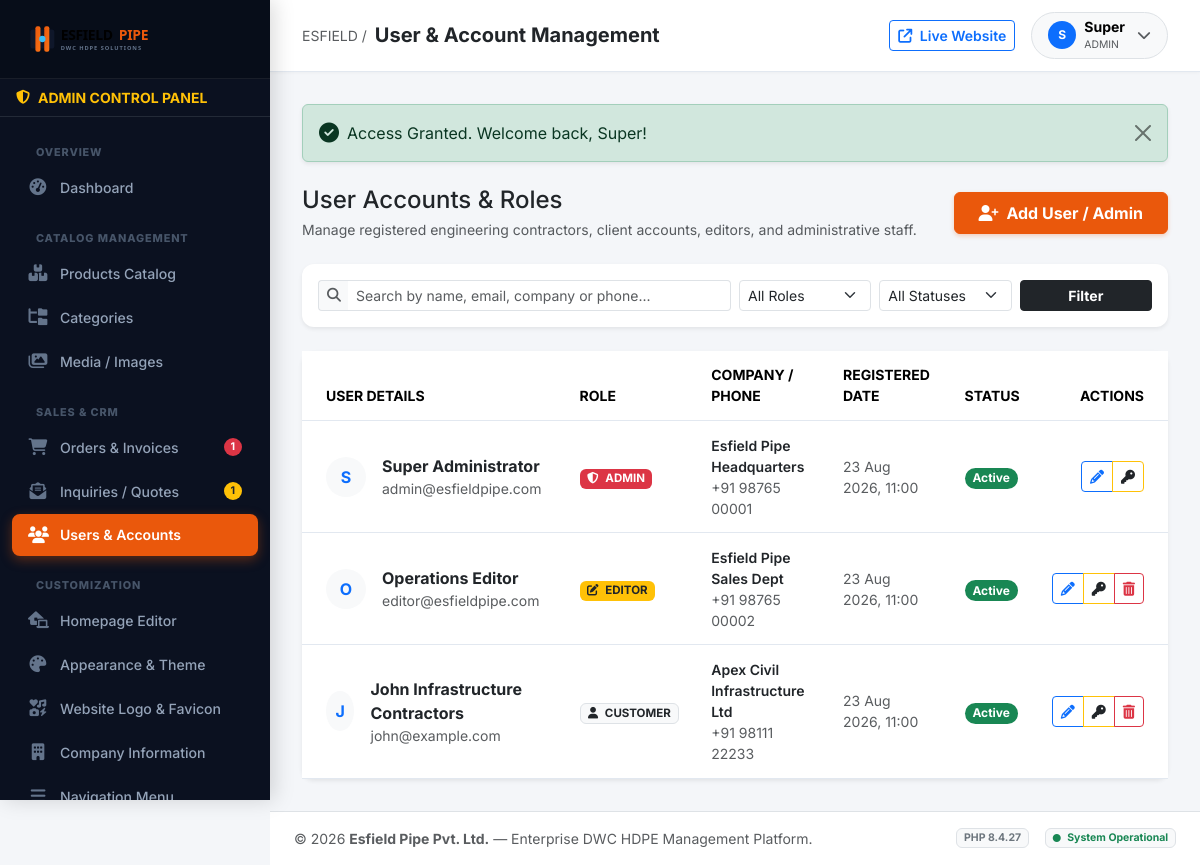
The page /admin/users.php (signed in) on the database its author committed.
### tables this page shows
CREATE TABLE `users` (
    `id` INT AUTO_INCREMENT PRIMARY KEY,
    `name` VARCHAR(100) NOT NULL,
    `email` VARCHAR(150) NOT NULL UNIQUE,
    `password` VARCHAR(255) NOT NULL,
    `role` ENUM('admin', 'editor', 'customer') DEFAULT 'customer',
    `phone` VARCHAR(20) NULL,
    `company_name` VARCHAR(150) NULL,
    `gstin` VARCHAR(30) NULL,
    `address` TEXT NULL,
    `city` VARCHAR(100) NULL,
    `state` VARCHAR(100) NULL,
    `pincode` VARCHAR(20) NULL,
    `status` ENUM('active', 'blocked') DEFAULT 'active',
    `reset_token` VARCHAR(100) NULL,
    `reset_expires` DATETIME NULL,
    `created_at` TIMESTAMP DEFAULT CURRENT_TIMESTAMP,
    `updated_at` TIMESTAMP DEFAULT CURRENT_TIMESTAMP ON UPDATE CURRENT_TIMESTAMP
);

### config/config.php (called while the page is built, shortened)
<?php
function get_settings(): array {
    static $settings = null;
    if ($settings === null) {
        try {
            $db = get_db();
            $stmt = $db->query("SELECT `key_name`, `key_value` FROM `settings`");
            $settings = [];
            while ($row = $stmt->fetch()) {
                $settings[$row['key_name']] = $row['key_value'];
            }
        } catch (Exception $e) {
            $settings = [];
        }
    }
    return $settings;
}
function get_setting(string $key, string $default = ''): string {
    $settings = get_settings();
    return $settings[$key] ?? $default;
}

### includes/auth.php (called while the page is built, shortened)
<?php
require_once __DIR__ . '/../config/config.php';
require_once __DIR__ . '/functions.php';
function is_logged_in(): bool {
    return !empty($_SESSION['user_id']);
}
function current_user(): ?array {
    static $user = null;
    if ($user === null) {
        try {
            $db = get_db();
            $stmt = $db->prepare("SELECT * FROM `users` WHERE `id` = ? AND `status` = 'active'");
            $stmt->execute([$_SESSION['user_id']]);
            $user = $stmt->fetch() ?: null;
        } catch (Exception $e) {
            return null;
        }
    }
    return $user;
}
function is_editor_or_admin(): bool {
    $user = current_user();
    return $user && in_array($user['role'], ['admin', 'editor']);
}
function require_editor_or_admin(): void {
    if (!is_editor_or_admin()) {
        set_flash('danger', 'Access denied. Staff privileges required.');
        header('Location: ' . BASE_URL . 'index.php');
        exit;
    }
}

### admin/users.php (the view, shortened to what this page needs)
<?php
$pageTitle = "User & Account Management";
require_once __DIR__ . '/includes/header.php';
$db = get_db();
$search = trim($_GET['search'] ?? '');
$query = "SELECT * FROM `users` WHERE 1=1";
$params = [];
$query .= " ORDER BY `created_at` DESC";
$stmt = $db->prepare($query);
$stmt->execute($params);
$users = $stmt->fetchAll();
?>
<div class="d-flex flex-column flex-md-row justify-content-between align-items-md-center gap-3 mb-4">
    <div>
        <h4 class="fw-black mb-1 text-dark">User Accounts & Roles</h4>
        <p class="text-muted small mb-0">Manage registered engineering contractors, client accounts, editors, and administrative staff.</p>
    </div>
    <button type="button" class="btn btn-primary px-4 py-2 fw-bold" data-bs-toggle="modal" data-bs-target="#addUserModal">
        <i class="fa-solid fa-user-plus me-1"></i> Add User / Admin
    </button>
</div>
<div class="card border-0 shadow-sm mb-4">
    <div class="card-body p-3">
        <form method="GET" action="users.php" class="row g-2 align-items-center">
            <div class="col-md-6">
                <div class="input-group input-group-sm">
                    <span class="input-group-text bg-light border-end-0"><i class="fa-solid fa-magnifying-glass text-muted"></i></span>
                    <input type="text" name="search" class="form-control border-start-0" placeholder="Search by name, email, company or phone..." value="<?= htmlspecialchars($search) ?>">
                </div>
            </div>
            <div class="col-md-2">
                <select name="role" class="form-select form-select-sm" onchange="this.form.submit()">
                    <option value="">All Roles</option>
                </select>
            </div>
            <div class="col-md-2">
                <select name="status" class="form-select form-select-sm" onchange="this.form.submit()">
                    <option value="">All Statuses</option>
                </select>
            </div>
            <div class="col-md-2 d-flex gap-1">
                <button type="submit" class="btn btn-sm btn-dark w-100 fw-bold">Filter</button>
            </div>
        </form>
    </div>
</div>
<div class="card border-0 shadow-sm">
    <div class="card-body p-0">
        <div class="table-responsive">
            <table class="table table-hover align-middle mb-0">
                <thead class="bg-light text-muted small text-uppercase">
                    <tr>
                        <th class="ps-4">User Details</th>
                        <th>Role</th>
                        <th>Company / Phone</th>
                        <th>Registered Date</th>
                        <th>Status</th>
                        <th class="text-end pe-4">Actions</th>
                    </tr>
                </thead>
                <tbody>
                    <?php if (empty($users)): ?>
                        <tr><td colspan="6" class="text-center py-5 text-muted">No users found.</td></tr>
                    <?php else: ?>
                        <?php foreach($users as $u): ?>
                        <tr>
                            <td class="ps-4">
                                <div class="d-flex align-items-center gap-3">
                                    <div class="bg-light text-primary rounded-circle d-flex align-items-center justify-content-center fw-bold" style="width: 40px; height: 40px;">
                                        <?= strtoupper(substr($u['name'], 0, 1)) ?>
                                    </div>
                                    <div>
                                        <div class="fw-bold text-dark"><?= htmlspecialchars($u['name']) ?></div>
                                        <div class="small text-muted"><?= htmlspecialchars($u['email']) ?></div>
                                    </div>
                                </div>
                            </td>
                            <td>
                                <span class="badge <?= $u['role'] === 'admin' ? 'bg-danger' : ($u['role'] === 'editor' ? 'bg-warning text-dark' : 'bg-light text-dark border') ?> text-uppercase px-2.5 py-1.5" style="font-size: 0.72rem;">
                                    <i class="fa-solid <?= $u['role'] === 'admin' ? 'fa-shield-halved' : ($u['role'] === 'editor' ? 'fa-pen-to-square' : 'fa-user') ?> me-1"></i>
                                    <?= $u['role'] ?>
                                </span>
                            </td>
                            <td>
                                <div class="fw-semibold text-dark small"><?= htmlspecialchars($u['company_name'] ?? 'Individual') ?></div>
                                <div class="small text-muted"><?= htmlspecialchars($u['phone'] ?? '—') ?></div>
                            </td>
                            <td class="small text-muted">
                                <?= date('d M Y, H:i', strtotime($u['created_at'])) ?>
                            </td>
                            <td>
                                <form action="<?= BASE_URL ?>api/admin-users.php" method="POST" class="d-inline">
                                    <button type="submit" class="badge rounded-pill border-0 <?= $u['status'] === 'active' ? 'bg-success text-white' : 'bg-danger text-white' ?>" style="cursor: pointer;">
                                        <?= ucfirst($u['status']) ?>
                                    </button>
                                </form>
                            </td>
                            <td class="text-end pe-4">
                                <div class="btn-group">
                                    <button type="button" class="btn btn-sm btn-outline-primary" onclick="openEditUserModal(<?= htmlspecialchars(json_encode($u)) ?>)" title="Edit Profile">
                                        <i class="fa-solid fa-pencil"></i>
                                    </button>
                                    <button type="button" class="btn btn-sm btn-outline-warning text-dark" onclick="openResetPasswordModal(<?= $u['id'] ?>, '<?= htmlspecialchars(addslashes($u['name'])) ?>')" title="Reset Password">
                                        <i class="fa-solid fa-key"></i>
                                    </button>
                                    <?php if ($u['id'] !== (int)$_SESSION['user_id']): ?>
                                        <button type="button" class="btn btn-sm btn-outline-danger" onclick="confirmDeleteUser(<?= $u['id'] ?>, '<?= htmlspecialchars(addslashes($u['name'])) ?>')" title="Delete User">
                                            <i class="fa-solid fa-trash-can"></i>
                                        </button>
                                    <?php endif; ?>
                                </div>
                            </td>
                        </tr>
                        <?php endforeach; ?>
                    <?php endif; ?>
                </tbody>
            </table>
        </div>
    </div>
</div>
<?php require_once __DIR__ . '/includes/footer.php'; ?>

### admin/includes/header.php (shortened to what this page needs)
<?php
require_once __DIR__ . '/../../config/config.php';
require_once __DIR__ . '/../../includes/auth.php';
require_once __DIR__ . '/../../includes/functions.php';
require_editor_or_admin();
$user = current_user();
$siteName = get_setting('site_name', 'Esfield Pipe');
$siteLogo = get_setting('site_logo', 'assets/images/logo.svg');
$currentPage = basename($_SERVER['PHP_SELF']);
try {
    $db = get_db();
    $pendingOrdersCount = $db->query("SELECT COUNT(*) FROM `orders` WHERE `order_status` = 'pending'")->fetchColumn() ?: 0;
    $newInquiriesCount = $db->query("SELECT COUNT(*) FROM `support_inquiries` WHERE `status` = 'new'")->fetchColumn() ?: 0;
} catch (Exception $e) {
    $pendingOrdersCount = 0;
    $newInquiriesCount = 0;
}
?>
<!DOCTYPE html>
<html lang="en">
<head>
    <link href="https://cdn.jsdelivr.net/npm/bootstrap@5.3.3/dist/css/bootstrap.min.css" rel="stylesheet">
    <link href="https://cdnjs.cloudflare.com/ajax/libs/font-awesome/6.5.1/css/all.min.css" rel="stylesheet">
</head>
<body>
<aside class="admin-sidebar" id="adminSidebar">
    <div class="sidebar-brand-box d-flex align-items-center justify-content-between">
        <a href="dashboard.php" class="d-flex align-items-center gap-2 text-decoration-none">
            <img src="<?= BASE_URL . $siteLogo ?>" alt="ESFIELD">
        </a>
    </div>
    <div class="px-3 py-2 text-warning small fw-bold border-bottom border-secondary border-opacity-25 d-flex align-items-center gap-2">
        <i class="fa-solid fa-shield-halved"></i>
        <span>ADMIN CONTROL PANEL</span>
    </div>
    <nav class="sidebar-nav">
        <div class="sidebar-section-title">Overview</div>
        <a href="dashboard.php" class="nav-link <?= $currentPage === 'dashboard.php' ? 'active' : '' ?>">
            <i class="fa-solid fa-gauge-high"></i>
            <span>Dashboard</span>
        </a>
        <div class="sidebar-section-title">Catalog Management</div>
        <a href="products.php" class="nav-link <?= in_array($currentPage, ['products.php', 'product-add.php', 'product-edit.php']) ? 'active' : '' ?>">
            <i class="fa-solid fa-boxes-stacked"></i>
            <span>Products Catalog</span>
        </a>
        <a href="categories.php" class="nav-link <?= $currentPage === 'categories.php' ? 'active' : '' ?>">
            <i class="fa-solid fa-folder-tree"></i>
            <span>Categories</span>
        </a>
        <a href="media.php" class="nav-link <?= $currentPage === 'media.php' ? 'active' : '' ?>">
            <i class="fa-solid fa-images"></i>
            <span>Media / Images</span>
        </a>
        <div class="sidebar-section-title">Sales & CRM</div>
        <a href="orders.php" class="nav-link <?= in_array($currentPage, ['orders.php', 'order-detail.php']) ? 'active' : '' ?>">
            <i class="fa-solid fa-cart-shopping"></i>
            <span>Orders & Invoices</span>
            <?php if ($pendingOrdersCount > 0): ?>
                <span class="badge bg-danger rounded-pill ms-auto"><?= $pendingOrdersCount ?></span>
            <?php endif; ?>
        </a>
        <a href="inquiries.php" class="nav-link <?= in_array($currentPage, ['inquiries.php', 'inquiry-detail.php']) ? 'active' : '' ?>">
            <i class="fa-solid fa-envelope-open-text"></i>
            <span>Inquiries / Quotes</span>
            <?php if ($newInquiriesCount > 0): ?>
                <span class="badge bg-warning text-dark rounded-pill ms-auto"><?= $newInquiriesCount ?></span>
            <?php endif; ?>
        </a>
        <a href="users.php" class="nav-link <?= in_array($currentPage, ['users.php', 'user-edit.php']) ? 'active' : '' ?>">
            <i class="fa-solid fa-users"></i>
            <span>Users & Accounts</span>
        </a>
        <div class="sidebar-section-title">Customization</div>
        <a href="homepage.php" class="nav-link <?= $currentPage === 'homepage.php' ? 'active' : '' ?>">
            <i class="fa-solid fa-house-laptop"></i>
            <span>Homepage Editor</span>
        </a>
        <a href="appearance.php" class="nav-link <?= $currentPage === 'appearance.php' ? 'active' : '' ?>">
            <i class="fa-solid fa-palette"></i>
            <span>Appearance & Theme</span>
        </a>
        <a href="logo.php" class="nav-link <?= $currentPage === 'logo.php' ? 'active' : '' ?>">
            <i class="fa-solid fa-icons"></i>
            <span>Website Logo & Favicon</span>
        </a>
        <a href="company.php" class="nav-link <?= $currentPage === 'company.php' ? 'active' : '' ?>">
            <i class="fa-solid fa-building"></i>
            <span>Company Information</span>
        </a>
        <a href="navigation.php" class="nav-link <?= $currentPage === 'navigation.php' ? 'active' : '' ?>">
            <i class="fa-solid fa-bars"></i>
            <span>Navigation Menu</span>
        </a>
    </nav>
</aside>
<div class="admin-wrapper">
    <header class="admin-topbar d-flex justify-content-between align-items-center">
        <div class="d-flex align-items-center gap-3">
            <div class="d-flex align-items-center gap-2">
                <span class="text-muted small d-none d-md-inline">ESFIELD /</span>
                <h5 class="mb-0 fw-bold text-dark"><?= isset($pageTitle) ? htmlspecialchars($pageTitle) : ucfirst(str_replace(['.php', '-'], ['', ' '], $currentPage)) ?></h5>
            </div>
        </div>
        <div class="d-flex align-items-center gap-3">
            <a href="<?= BASE_URL ?>" target="_blank" class="btn btn-sm btn-outline-primary fw-semibold">
                <i class="fa-solid fa-arrow-up-right-from-square me-1"></i> <span class="d-none d-sm-inline">Live Website</span>
            </a>
            <div class="dropdown">
                <button class="btn btn-light border d-flex align-items-center gap-2 py-1.5 px-3 rounded-pill" type="button" data-bs-toggle="dropdown">
                    <div class="bg-primary text-white rounded-circle d-flex align-items-center justify-content-center fw-bold" style="width: 28px; height: 28px; font-size: 0.75rem;">
                        <?= strtoupper(substr($user['name'] ?? 'A', 0, 1)) ?>
                    </div>
                    <div class="text-start d-none d-md-block" style="line-height: 1.1;">
                        <span class="fw-bold d-block small"><?= htmlspecialchars(explode(' ', $user['name'] ?? 'Admin')[0]) ?></span>
                        <span class="text-muted" style="font-size: 0.65rem;"><?= strtoupper($user['role'] ?? 'ADMIN') ?></span>
                    </div>
                    <i class="fa-solid fa-chevron-down text-muted small ms-1"></i>
                </button>
            </div>
        </div>
    </header>
    <main class="admin-content">
        <?= render_flash() ?>

### rows shown on the page
users: name "S", name "Super", role "ADMIN", name "Super Administrator", email "admin@esfieldpipe.com", company_name "Esfield Pipe Headquarters", phone "+91 98765 00001", created_at "23 Aug 2026, 11:00", status "Active"
users: name "O", name "Operations Editor", email "editor@esfieldpipe.com", role "EDITOR", company_name "Esfield Pipe Sales Dept", phone "+91 98765 00002", created_at "23 Aug 2026, 11:00", status "Active"
users: name "J", name "John Infrastructure Contractors", email "john@example.com", role "CUSTOMER", company_name "Apex Civil Infrastructure Ltd", phone "+91 98111 22233", created_at "23 Aug 2026, 11:00", status "Active"

### other values the page prints
$pendingOrdersCount "1"
$newInquiriesCount "1"
$pageTitle "User & Account Management"
$msg "Access Granted. Welcome back, Super!"
get_setting('site_name', 'Esfield Pipe Pvt. Ltd.') "Esfield Pipe Pvt. Ltd."
phpversion() "8.4.27"
